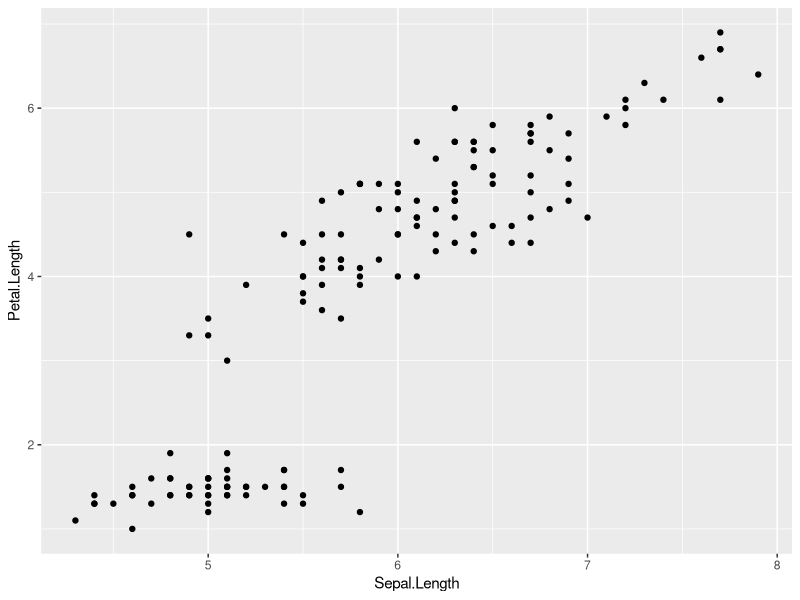
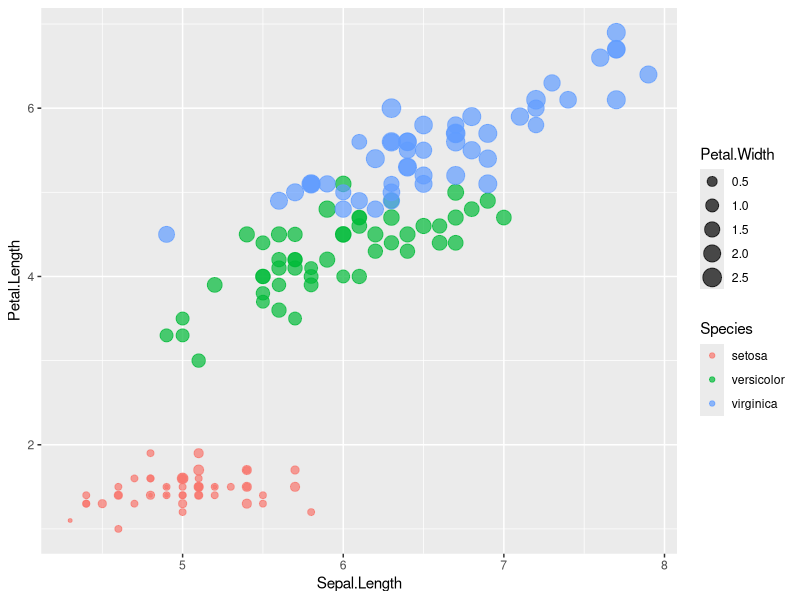

These charts were generated, in order, by the following R code:
install.packages("ggplot2");
library(ggplot2)
qplot(data=iris,x=Sepal.Length, y=Petal.Length)
qplot(data=iris, x=Sepal.Length, y=Petal.Length,
      color=Species, size=Petal.Width, alpha=I(0.7))